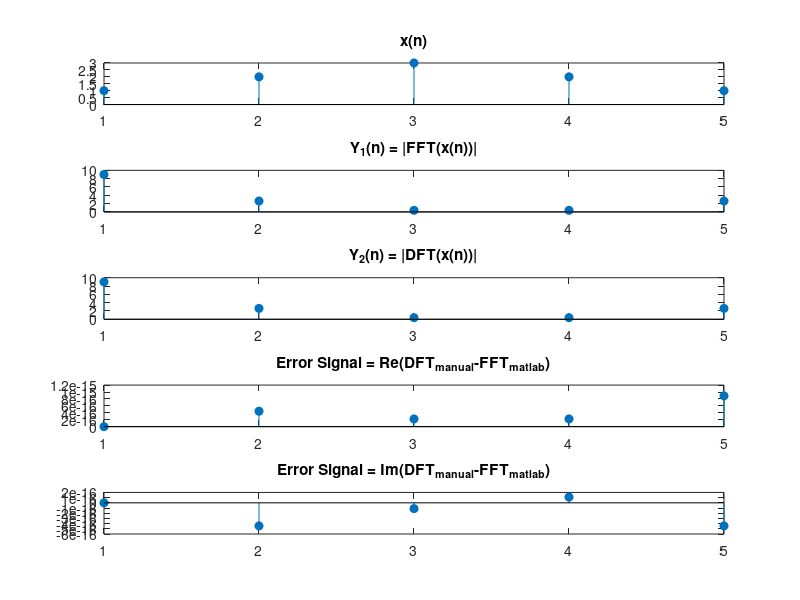

The MATLAB source for this figure:
%% Compute DFT manually:
clc, clear, close all;


N = 5;
x = [1 2 3 2 1];
% x = [3 2 1 1 2]; % Modular wrap-around (periodic extension)
FFT_matlab = fft(x)

% Re-Create DCT and DFT
Y_DFT = zeros(1,N);
for k = 1:N
  if k == 1
    w = 1/sqrt(N);
  else
    w = sqrt(2/N);
  end
  SUM = 0;
  for n = 1:N
    w = exp(-(2*pi*1i)/(N));
    w = w.^((k-1)*(n-1));
    SUM = SUM + w .* x(n);
    Y_DFT(k) = SUM;
  end
end
Y_DFT

% error = abs(real(Y_DFT') - FFT_matlab);
error = Y_DFT - FFT_matlab;



figure,
subplot(5,1,1), stem(x, 'fill'),  title('x(n)');
subplot(5,1,2), stem(abs(FFT_matlab), 'fill'), title('Y_1(n) = |FFT(x(n))|');
subplot(5,1,3), stem(abs(Y_DFT), 'fill'), title('Y_2(n) = |DFT(x(n))|');
subplot(5,1,4), stem(real(error), 'fill'), title('Error Signal = Re(DFT_{manual}-FFT_{matlab})');
subplot(5,1,5), stem(imag(error), 'fill'), title('Error Signal = Im(DFT_{manual}-FFT_{matlab})');
